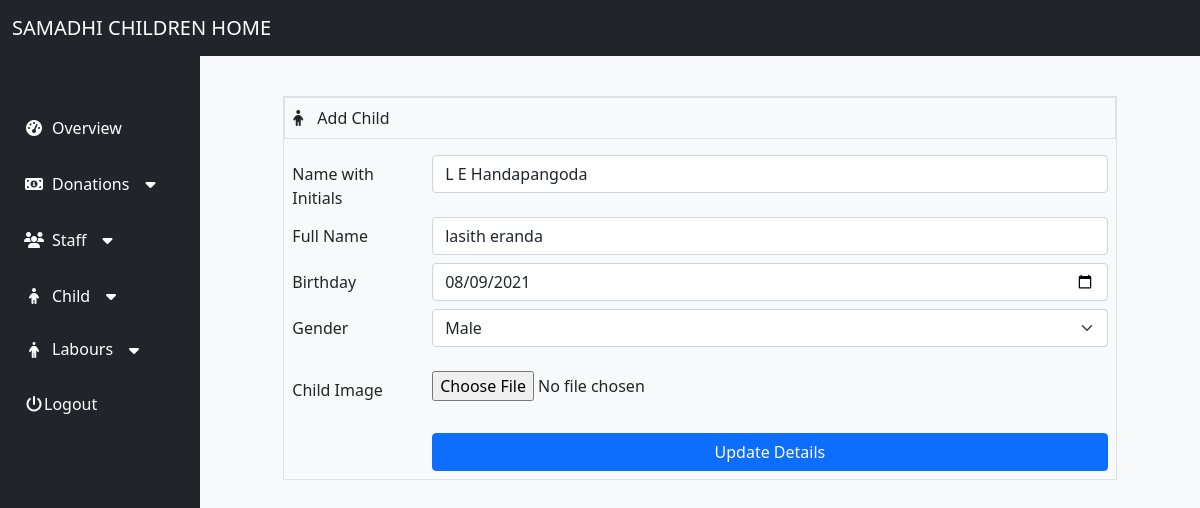
Page /home.php?edit_child=1 (signed in) on the committed database.
### tables this page shows
CREATE TABLE `child_details` (
  `id` int(11) NOT NULL,
  `name_initials` varchar(50) NOT NULL,
  `full_name` varchar(50) NOT NULL,
  `gender` varchar(10) NOT NULL,
  `dob` date NOT NULL
);

### edit_child.php (the view, shortened to what this page needs)
<?php
if(isset($_GET['edit_child'])){
$edit_id = $_GET['edit_child'];
$get_pro = "select * from child_details where id='$edit_id'";
$run_pro = mysqli_query($Con,$get_pro);
$row_pro = mysqli_fetch_array($run_pro);
$name_initials = $row_pro['name_initials'];
$full_name = $row_pro['full_name'];
$dob = $row_pro['dob'];
$gender = $row_pro['gender'];
}
?>
<div class="col-12 py-4"> </div>
<form id="form" class="col-12 justify-content-center align-items-center d-flex mt-5" action="update_child.php" method="POST">
  <div class="d-flex flex-column col-md-10 border">
    <div class="bg-light py-2 border mb-2"><i id="arrow" class="fa fa-fw fa-child text-dark pe-4 ps-2"></i>Add Child </div>
    <div class="p-2">
      <div class="form-group row">
        <label for="inputPassword" class="col-md-2 col-form-label ">Name with Initials</label>
        <div class="col-md-10">
          <input type="text" class="form-control mb-2"  value="<?php echo $name_initials?>" id="name_with_initials" name="name_with_initials">
        </div>
      </div>
      <div class="form-group row">
        <label for="inputPassword" class="col-md-2 col-form-label">Full Name</label>
        <div class="col-md-10">
          <input type="text" class="form-control mb-2"  value="<?php echo $full_name?>" id="fname" name="fname">
        </div>
      </div>
      <div class="form-group row">
        <label for="inputPassword" class="col-md-2 col-form-label">Birthday</label>
        <div class="col-md-10">
          <input type="date" class="form-control mb-2"  value="<?php echo $dob?>" id="dob" name="dob">
        </div>
      </div>
      <div class="form-group row mb-4">
        <label for="gender" class="col-md-2 col-form-label">Gender</label>
        <div class="col-md-10">
          <select class="form-select" aria-label="Gender select" id="gender" name="gender">
            <option value="Male" <?php if($gender==='Male') echo "selected";?>>Male</option>
          </select>
        </div>
      </div>
      <div class="form-group row mb-4">
        <label for="inputPassword" class="col-md-2 col-form-label">Child Image</label>
        <div class="col-md-10">
          <input type="file" class="form-control-file" id="exampleFormControlFile1">
        </div>
      </div>
      <div class="form-group row">
        <div class="col-md-2 col-form-label"></div>
        <div class="col-md-10">
          <button type="button" id="save" class="btn btn-primary col-12">Update Details</button>
        </div>
      </div>
    </div>
  </div>
</form>

### rows in the picture
child_details: name_with_initials "L E Handapangoda", fname "lasith eranda", dob "08/09/2021", gender "Male"
